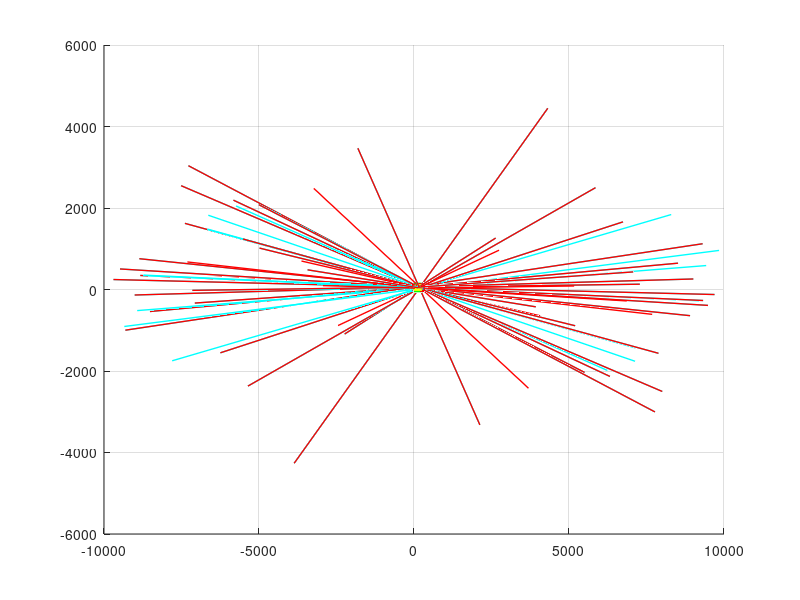

The MATLAB script that drew this image: (Note: this script raises an error after producing the figure.)
% % % %%%%% MATLAB/Octave Cast-off Reconstruction %%%%%
% % % Reconstructs stains from cast-off event to reproduce the motion of cast-off.
% % % Last Updated 09/27/2020
% % % 
% % % Required Repository Files to run the code:
% % %  - Spatter Measurement Data, e.g. 'Ink_Trial_INPUT.csv', 'Swineblood_Trial_INPUT.csv'
% % %  - 'Castoff_Reconstruction_DRIVER.m'
% % %  - 'DRIVER.csv' produces 'DRIVER.mat' required for 'Castoff_Reconstruction_MAIN.m'
% % %  - 'Castoff_Reconstruction_MAIN.m'
% % %  - 'Castoff_Reconstruction_FUNC.m'
% % %  - 'lineSegmentIntersect.m'
% % %  - 'meshVolume.m'
% % %  - 'point_to_line.m'
% % %  - 'gauss_distribution.m'
% % %  - 'CircleFitByPratt.m'
% % %  - 'Castoff_Reconstruction_POST.m'
% % %  - 'combvec2.m'
% % %  - 'inpolyhedron.m' 
% % %  - 'triangulateFaces.m' 
% % %  - 'linecirc.m'
% % %  - 'generate_input.m'
% % %    - 'linecirc.m'
% % %    - 'plane_line_intersect.m'
% % %    - 'rotate_3D.m'
% % %    - 'triangulateFaces.m'
% % %  
% % % Licenses:
% % % All licenses for third party scripts are included and must be kept with provided scripts. If third party materials were not cited within the repository Licenses folder, this was not intentional by the author.
% % % 
% % % Required Installation for GNU Octave Compatibility: (Suggested Installation Order)
% % %  - Updated GNU Octave (written and tested with 5.2.0) (https://www.gnu.org/software/octave/download.html)
% % % 	 - All packages can be updated to the latest version by running:
% % %   		>> pkg update
% % %  - Updated Java (https://www.java.com/en/download/win10.jsp)
% % %  - Psychtoolbox-3 Requirements (install prior to Psychtoolbox download) (http://psychtoolbox.org/download.html#download-problems)
% % % 	 - Psychtoolbox is a free set of Matlab and GNU Octave functions for vision and neuroscience research.
% % % 	 - Subversion 1.7.x command-line client (e.g. Sliksvn) MUST INSTALL COMPLETE SOFTWARE(https://sliksvn.com/download/)
% % % 		 - SlikSVN is a standalone command-line Subversion client for Windows.
% % % 	 - 64-Bit GStreamer-1.16.0 MSVC runtime or later versions MUST INSTALL COMPLETE SOFTWARE(https://gstreamer.freedesktop.org/data/pkg/windows/1.16.0/gstreamer-1.0-msvc-x86_64-1.16.0.msi)		 - GStreamer is a library for constructing graphs of media-handling components.
% % %  - Download Psychtoolbox Toolbox Version 3 (PTB-3) (http://psychtoolbox.org/)
% % % 	 - Unzip download in new folder C:\toolbox
% % % 	 - Open Octave, copy and paste the following script to the command window to install Psychtoolbox:
% % % >> cd C:\toolbox
% % % >> DownloadPsychtoolbox(C:\toolbox)
% % %  - Follow command window prompts to finish installation.
% % %  - Prior to running Castoff_Recosntruction_DRIVER.m or Castoff_Reconstruction_MAIN.m the io and signal packages need to be loaded.
% % % 	 - Load packages on an as needed basis by copying and pasting the following script to the command window:
% % % 		>> pkg load io
% % % 		>> pkg load signal
% % % 	 - Required packages can be found at (https://octave.sourceforge.io/packages.php) for download.
% % % 	 - Automatically load packages at Octave startup with the following:
% % % 		 - Go to (C:\Octave\Octave-5.2.0\mingw64\share\octave\site\m\startup)
% % % 		 - Open octaverc with a text editor.
% % % 		 - Copy and paste the following lines to the end of the document:
% % % 		>> pkg load io
% % % 		>> pkg load signal
% % %     >> pkg load matgeom
% % %  - Save file.
% % % 			 - If octaverc does not exist, copy, paste, and save the following to a text file and save to the directory (C:\Octave\Octave-5.2.0\mingw64\share\octave\site\m\startup):
% % % 				>> pkg load io
% % % 				>> pkg load signal
% % %         >> pkg load matgeom
% % % 
% % % Instructions to Run a first spatter pattern example ('Ink_Trial_INPUT.csv'), with stains measured by hand or with Hemospat:
% % % 1. Make sure you have Matlab or Octave installed as per the installation instructions above
% % % 2. Save all files included in the distribution to the same directory.
% % % 3. 'Run' (F5) the DRIVER ('Castoff_Reconstruction_DRIVER_FARO.m').
% % % 4. 'Run' (F5) the MAIN ('Castoff_Reconstruction_MAIN.m').
% % % 5. Check that the data name line 137 in the MAIN ('Castoff_Reconstruction_MAIN.m') reads 'INK_Trial_INPUT_DRIVER.mat'
% % % 6. Maximize figure 4 to observe the reconstructed swing regions in blue, green and red
% % % 7. MAIN also outputs the 'Total Elapsed Cluster Analysis Time:', in seconds (s), with the total program run time excluding any variable time from user input. See User Inputs: (DRIVER) res for estimated runtimes.
% % % 8. MAIN also save the Resultant Variables as a .mat file denoted by Castoff_Reconstruction.mat
% % % 9. MAIN and Output the Cast-off Reconstruction Results with warnings as a txt-file denoted by 'Castoff_Reconstruction_OUTPUT.txt' displayed in Figures(4+) (figure number is dependent on clustering method). Figure(1) shows the Pratt fit automated reference point. Figure(3) outputs each clustered cast-off reconstructed arc.
% % % 10. Run again after changing the Stain Width Measurement Uncertainty (mm) or Cast-off Reconstruction Resolution (cm) in the input file 'Ink_Trial_INPUT.csv'
% % %
% % % Instructions to Run a second spatter pattern example ('FARO_Trial_10_INPUT.csv'), with stains measured with FARO:
% % % 1. Make sure you have Matlab or Octave installed as per the installation instructions above
% % % 2. Save all files included in the distribution to the same directory.
% % % 3. Modify the data name line 137 in the MAIN ('Castoff_Reconstruction_MAIN.m') to 'FARO_Trial_10_INPUT_DRIVER.mat'
% % % 4. 'Run' (F5) the DRIVER ('Castoff_Reconstruction_DRIVER_FARO.m').
% % % 5. 'Run' (F5) the MAIN ('Castoff_Reconstruction_MAIN.m').
% % % 6. Maximize figure 4 to observe the reconstructed swing regions in blue, green and red
% % % 7. MAIN also outputs the 'Total Elapsed Cluster Analysis Time:', in seconds (s), with the total program run time excluding any variable time from user input. See User Inputs: (DRIVER) res for estimated runtimes.
% % % 8. MAIN also save the Resultant Variables as a .mat file denoted by Castoff_Reconstruction.mat
% % % 9. MAIN and Output the Cast-off Reconstruction Results with warnings as a txt-file denoted by 'Castoff_Reconstruction_OUTPUT.txt' displayed in Figures(4+) (figure number is dependent on clustering method). Figure(1) shows the Pratt fit automated reference point. Figure(3) outputs each clustered cast-off reconstructed arc.
% % % 10. Run again after changing the Stain Width Measurement Uncertainty (mm) or Cast-off Reconstruction Resolution (cm) in the input file 'Ink_Trial_INPUT.csv'
% % %
% % % Instructions to Run your own data:
% % % 1. Make sure you have Matlab or Octave installed as per the installation instructions above
% % % 2. Enter spatter pattern information in an input 'input.csv' file with same format as either of the examples above
% % % 3. Modify the data name line 137 in the MAIN ('Castoff_Reconstruction_MAIN.m') to 'input_DRIVER.mat'
% % % 4. Follow same instructions (4-10) as either examples above.
% % % 
% % % Figure Displaying:
% % %  - Show and hide legends from resultant figures using:
% % % 		 - legend show
% % % 		 - legend hide
% % % 	 - Rotate, zoom in/out, and pan figure controls are located on the top of the figures to allow for other viewing angles. Also, for all figures besides Figure(1), view(az,el) can be used for precise three-dimensional viewing angles where az is the azimuth angle (in degrees) and el is the polar (or elevation) angle (in degrees).
% % % 
% % % User Inputs: (INPUT & DRIVER)
% % %  - 'x','y','z' stain coordinate locations (in centimeters) relative to user defined origin (INPUT)
% % %  - 'lngth','minor' major and minor axis lengths of stains in mm (INPUT)
% % %  - 'alpha','gamma' stain impact and directional angles (INPUT)
% % %  - 'room', room length (along x-dimension), width (along y-dimension), and height (along z-direction) (x,y,z) in centimeters (INPUT)
% % %  - 'xmin','xmax','ymin','ymax','zmin','zmax' minimum and maximum coordinate of possible region of cast-off origin) (DRIVER)
% % %  - 'res' Spatial resolution of reconstruction (Length of Discretized Uniform Regions of Space Dimensions) (1-15cm is the recommended range) (15cm took ~30 seconds, 10cm took ~1 minute, and 7.5cm took ~1 hour in a large room with several hundred stains and default specifications) (INPUT)
% % %  - 'n_b','n_u','n_f','n_d','t_b','t_u','t_f','t_d' surface normal (n) and tangential (t) unit vectors (four surfaces by default are assumed to be perpendicular) (surfaces include: back,upward,front,downward) *** Does not incorporate side surfaces *** (DRIVER)
% % %  - 'inclsurf_[1-4]' Choose '1' to INCLUDE Surface #[1-4] Stains; Choose '0' to EXCLUDE Surface #[1-4]
% % %  - 'InOutTrajectory' *****NOT RECOMMENDED TO USE***** Choose '1' to Select Stain Trajectories ONLY Directed into Room Dimensions; Choose '0' to Select Trajectories Directed BOTH In and Out of Room Dimensions
% % %  - 'alpha30less' Choose '1' to Remove impact angles Alpha Values Less All Alpha Values Greater Than 30 degrees
% % %  - 'alpha60more' Choose '1' to Remove impact angles Alpha Values Greater Than 60 degrees; Choose '0' to Keep All Alpha Values Greater Than 60 degrees (DRIVER)
% % %  - 'bsctintweight' *****NOT RECOMMENDED TO USE***** Choose '1' to Weight Center & Radius Results by Distance between Stain Trajectory Intersection & Bisector Intersection, d; Choose '0' to NOT Weight Center & Radius Results by Bisector Intersection Angles (zeta) (DRIVER)
% % %  - 'InRoom' *****NOT RECOMMENDED TO USE***** Choose '1' to Remove Bisector Trajectories Outside of Room Dimensions; Choose '0' to Keep All Bisector Trajectories (DRIVER)
% % % 
% % % User Inputs: (MAIN)
% % %  - 'percentiles' Choose Resultant Product Distribution Percentiles for Plotting Likelihood Regions (this can be change when replotting the final figure (Figure 4) in the Post-processor (MAIN)
% % % 
% % % Ad-hoc User Defined Variables:
% % %  - 'stdev' Approximate Standard Deviation of Stain Width Measurement in mm (0.1 is the default value) (INPUT)
% % %  - 'Spread_Fact_cu' Spreading Factor Uncertainty in Distance between a given Discretized Region in Space and Arc (10cm-30cm is recommended range, 2*res (cm) is the default) (MAIN)
% % %  - 'Spread_Fact_theta' Spreading Factor Uncertainty in In-plane Angle (Theta) in radians (pi/180 radians (1 degree) is the default) (MAIN)
% % %  - 'Spread_Fact_upsilon' Spreading Factor Uncertainty in Off-plane Angle (Upsilon) in radians (pi/18-pi/6 radians (10-30 degrees) is recommended pi/9 radians (20 degrees) is the default (MAIN)
% % %  
% % % Recommended Clustering Methods:
% % %  - 'stain_cluster' Enter user defined stains indices in an nx3 matrix for n clusters to cluster specific stain combinations (MAIN)
% % %  - 'dwn_samp_stains' Set Equal to '1' to Cluster by Downsampling, Set Equal to '0' for another Cluster Option (MAIN)
% % %  - 'dwnsamp' Select Stain Cluster Sample Rate by Integer Factor; Enter '1' if Clustering Adjacent Stains (MAIN)
% % %  - 'sampsize' Select Stain Cluster Sample Size by Integer Factor Greater than Three (3) (MAIN)
% % %  - 'overlap' Select Cluster Sampling Overlap by Integer Factor; Enter '0' if No Overlap is Desired; Set Equal to 'dwnsamp*(sampsize-1)' for maximum overlap (MAIN)
% % %  - 'opti_space' Set Equal to '1' to Analyze Spatter with Equally Spaced Stains (by Distance between Stains), Set Equal to '0' to Not Apply Equal Spacing. Use with Downsampling (dwn_samp_stains = 1). (MAIN)

%Note to User:
%This is a Post Processor for 'Castoff_Reconstruction_MAIN.m'

clear,clc,close all

load('Ink_Trial_INPUT.mat');

number_traces = 1; %Number of Cast-off Swings
regions = [0.95, 0.75,0.60]
percentiles = [regions(1)^(number_traces*NUM_clstr), regions(2)^(number_traces*NUM_clstr), regions(3)^(number_traces*NUM_clstr)]

fig_num = 3+iq;
fig_num = 3+iq;
figure(fig_num);
hold on;
grid on;
p1_front = plot3([aoi(1) aoi(1) aoi(1) aoi(1) aoi(1)], [aoi(4) aoi(3) aoi(3) aoi(4) aoi(4)], [aoi(5) aoi(5) aoi(6) aoi(6) aoi(5)],'Color','c','LineWidth',5); %Plot Front Surface Dimensions
p1_downward = plot3([aoi(1) aoi(2) aoi(2) aoi(1) aoi(1)], [aoi(3) aoi(3) aoi(4) aoi(4) aoi(3)], [aoi(5) aoi(5) aoi(5) aoi(5) aoi(5)],'Color','g','LineWidth',4); %Plot Downward Surface Dimensions
p1_back = plot3([aoi(2) aoi(2) aoi(2) aoi(2) aoi(2)], [aoi(4) aoi(3) aoi(3) aoi(4) aoi(4)], [aoi(5) aoi(5) aoi(6) aoi(6) aoi(5)],'Color','b','LineWidth',3); %Plot Back Surface Dimensions
p1_upward = plot3([aoi(1) aoi(2) aoi(2) aoi(1) aoi(1)], [aoi(3) aoi(3) aoi(4) aoi(4) aoi(3)], [aoi(6) aoi(6) aoi(6) aoi(6) aoi(6)],'Color','y','LineWidth',2); %Plot Downward Surface Dimensions
p9 = plot3(x_orig,y_orig,z_orig,'.','Color','c','MarkerSize',10); %Plot Original XYZ Stains
p2 = plot3(Xs,Ys,Zs,'.','Color','r','MarkerSize',15); %Plot XYZ Stains
chi = linspace(0, 2*pi, 25); %Angle Vector
% ************************************************
% % ***** Use when Cast-off Motion is known *****
% x_actual = actual_x + actual_r.*cos(chi); %Resultant X-Coordinate of Cast-off Circle
% y_actual = actual_y*ones(size(x_actual)); %Resultant Y-Coordinate of Cast-off Circle
% z_actual = actual_z + actual_r.*sin(chi); %Resultant Z-Coordinate of Cast-off Circle
% ************************************************
for ref1 = 1:numstains;
    p10(ref1) = plot3([(x_orig(ref1)-10000*v_orig(ref1,1)) (x_orig(ref1)+10000*v_orig(ref1,1))],[(y_orig(ref1)-10000*v_orig(ref1,2)) (y_orig(ref1)+10000*v_orig(ref1,2))],[(z_orig(ref1)-10000*v_orig(ref1,3)) (z_orig(ref1)+10000*v_orig(ref1,3))],'Color','c','LineWidth',1);
end;
for ref1 = 1:numstains;
    p8(ref1) = plot3([(Xs(ref1)-10000*v(ref1,1)) (Xs(ref1)+10000*v(ref1,1))],[(Ys(ref1)-10000*v(ref1,2)) (Ys(ref1)+10000*v(ref1,2))],[(Zs(ref1)-10000*v(ref1,3)) (Zs(ref1)+10000*v(ref1,3))],'Color','r','LineWidth',1);
end;
% ************************************************
% % ***** Use when Cast-off Motion is known *****
 p3 = plot3(x_actual,y_actual,z_actual,'Color','m','LineWidth',3); %Plot Actual Cast-off Circle
 p4 = plot3(actual_x,actual_y,actual_z,'p','MarkerSize',10,'Color','m','LineWidth',3); %Plot Actual Cast-off Center Location
% ************************************************
colorcu = {[1,0,0];[0,1,0];[0,0,1];[0,1,1]};
transcu = [1.0 0.5 0.2 0.2 0.1 0.075 0.05 0.05 0.05 0.05 0.05 0.05 0.05 0.05 0.05 0.05 0.05 0.05 0.05 0.05 0.05 0.05 0.05 0.05 0.05];

if isempty(nonzeros(isonorm-ones(size(isonorm)))) == 1 || ~(any(isonorm(:) < (percentiles(1))));
   p = [p1_front p1_downward p1_back p1_upward p2 p3 p4 p8(1) p9 p10(1)]; % p3 p4
   legend(p, 'Front Surface', 'Downward Surface', 'Back Surface', 'Upward Surface', 'Spatter Stains', 'Actual Castoff Circle Location', 'Actual Castoff Center Location', 'Stain Straight-line Trajectories', 'Spatter Stains not Included in Analysis', 'Stain Straight-line Trajectories not Included in Analysis', 'Location', 'northeastoutside'); % 'Actual Castoff Circle Location', 'Actual Castoff Center Location',
elseif ~(any(isonorm(:) < (percentiles(2))));
   p5 = patch(isosurface(Xcu,Ycu,Zcu,isonorm,(percentiles(1)),'noshare'),'FaceColor',cell2mat(colorcu(1)),'EdgeAlpha',transcu(1),'FaceAlpha',transcu(1));
   volumes_cc = abs([meshVolume(v1,[],f1)]) %Vol_Region_1 = (sum(isonorm(:) > percentiles(1)))*res^3
   p = [p1_front p1_downward p1_back p1_upward p2 p8(1) p5 p9 p10(1)]; % p3 p4
   legend(p, 'Front Surface', 'Downward Surface', 'Back Surface', 'Upward Surface', 'Spatter Stains', 'Stain Straight-line Trajectories', strcat(num2str(percentiles(1)*100), 'th Percentile Castoff Reconstruction'), 'Spatter Stains not Included in Analysis', 'Stain Straight-line Trajectories not Included in Analysis', 'Location', 'northeastoutside'); % 'Actual Castoff Circle Location', 'Actual Castoff Center Location',
elseif ~(any(isonorm(:) < (percentiles(3))));
   p5 = patch(isosurface(Xcu,Ycu,Zcu,isonorm,(percentiles(1)),'noshare'),'FaceColor',cell2mat(colorcu(1)),'EdgeAlpha',transcu(1),'FaceAlpha',transcu(1));
   p6 = patch(isosurface(Xcu,Ycu,Zcu,isonorm,(percentiles(2)),'noshare'),'FaceColor',cell2mat(colorcu(2)),'EdgeAlpha',transcu(3),'FaceAlpha',transcu(2));
   volumes_cc = abs([meshVolume(v1,[],f1) meshVolume(v2,[],f2)]) %Vol_Region_1 = (sum(isonorm(:) > percentiles(1)))*res^3
   p = [p1_front p1_downward p1_back p1_upward p2 p8(1) p5 p6 p9 p10(1)]; % p3 p4
   legend(p, 'Front Surface', 'Downward Surface', 'Back Surface', 'Upward Surface', 'Spatter Stains', 'Stain Straight-line Trajectories', strcat(num2str(percentiles(1)*100), 'th Percentile Castoff Reconstruction'), strcat(num2str(percentiles(2)*100), 'th Percentile Castoff Reconstruction'), 'Spatter Stains not Included in Analysis', 'Stain Straight-line Trajectories not Included in Analysis', 'Location', 'northeastoutside'); % 'Actual Castoff Circle Location', 'Actual Castoff Center Location',
else   
   p5 = patch(isosurface(Xcu,Ycu,Zcu,isonorm,(percentiles(1)),'noshare'),'FaceColor',cell2mat(colorcu(1)),'EdgeAlpha',transcu(1),'FaceAlpha',transcu(1));
   p6 = patch(isosurface(Xcu,Ycu,Zcu,isonorm,(percentiles(2)),'noshare'),'FaceColor',cell2mat(colorcu(2)),'EdgeAlpha',transcu(3),'FaceAlpha',transcu(2));
   p7 = patch(isosurface(Xcu,Ycu,Zcu,isonorm,(percentiles(3)),'noshare'),'FaceColor',cell2mat(colorcu(3)),'EdgeAlpha',transcu(4),'FaceAlpha',transcu(3));
   volumes_cc = abs([meshVolume(v1,f1) meshVolume(v2,f2) meshVolume(v3,f3)]) %Vol_Region_1 = (sum(isonorm(:) > percentiles(1)))*res^3
   p = [p1_front p1_downward p1_back p1_upward p2 p8(1) p5 p6 p7 p9 p10(1)]; % p3 p4
   legend(p, 'Front Surface', 'Downward Surface', 'Back Surface', 'Upward Surface', 'Spatter Stains', 'Stain Straight-line Trajectories', strcat(num2str(percentiles(1)*100), 'th Percentile Castoff Reconstruction'), strcat(num2str(percentiles(2)*100), 'th Percentile Castoff Reconstruction'), strcat(num2str(percentiles(3)*100), 'th Percentile Castoff Reconstruction'), 'Spatter Stains not Included in Analysis', 'Stain Straight-line Trajectories not Included in Analysis', 'Location', 'northeastoutside'); % 'Actual Castoff Circle Location', 'Actual Castoff Center Location',
end

title({'Castoff Reconstruction'});
xlabel(['X-Axis (cm)']);
ylabel(['Y-Axis (cm)']);
zlabel(['Z-Axis (cm)']);
view(-30,30);
set(gca,'FontSize',20);
axis equal;
hold off;
xlim([aoi(1)-10,aoi(2)+10]);
ylim([aoi(3)-10,aoi(4)+10]);
zlim([aoi(5)-10,aoi(6)+10]);
